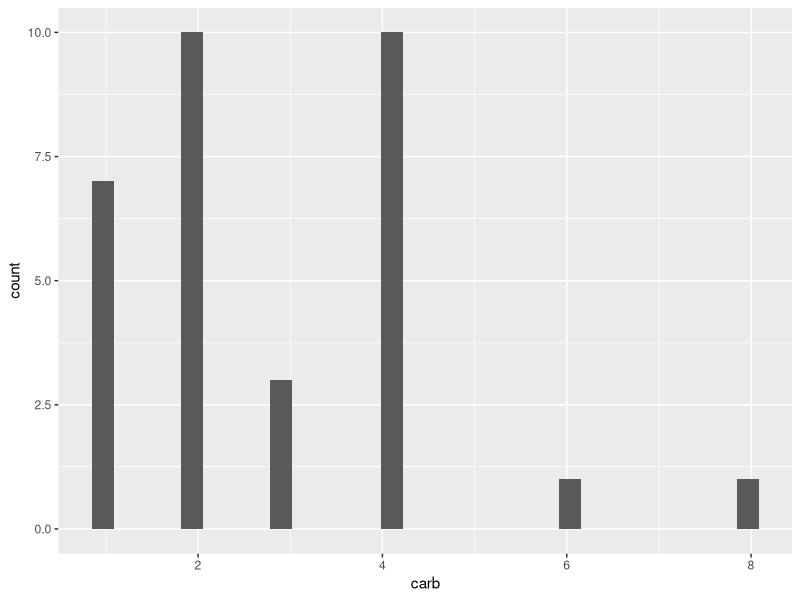
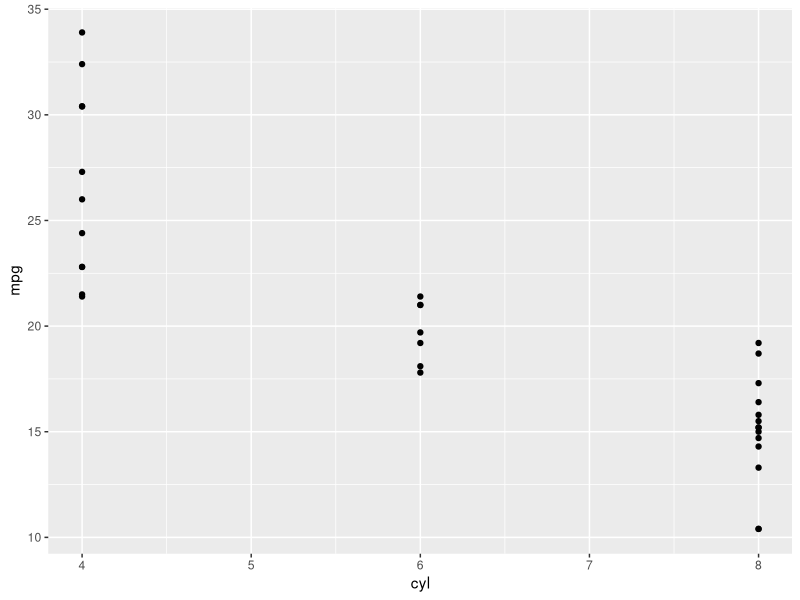

The R script that drew these images, in order:
#example code for doing simple, robust data flagging using dplyr(), I use "robust" meaning
  #it can be ran over data over and over, depending on how you set up filtering logic 
  #(e.g. having appropriate grouping variables). This was originally written by
  #Dylan Glaser March 15, 2019 - dylan.glaser1@ucalgary.ca to help my field crew locate
  #errors in data entry | updated Aug. 24, 2020

#load your "data" (an example in this case) and packages
library(dplyr) #to wrangle data 
library(ggplot2) #to make pretty plots 
data <- mtcars %>%
  mutate(make_mod = rownames(mtcars), #switch rownames to column because I like that
         data_flag = as.character("")) #new empty column to populate with flags

#I've created the flag column. Now let's use logic to create a flag. Say I want to check 
  #for low values of mpg below a certain threshold. You can figure out a good cutoff
  #by plotting your data and looking for potential outliers. If looking at a single 
  #variable (i.e. not a relationship among variables) you can check with a histogram.
ggplot(data, aes(carb)) +
  geom_histogram()

#looks like there could be potential outliers in cars with more than 5 carbs - we can flag
  #that to check it later
data <- data %>%
  mutate(data_flag = ifelse(carb > 5, #what to flag 
                            "high_carb, ", #how to flag leave a comma for later
                            data_flag)) #what to do with rows that don't meet that critera

#sometimes you want to look at specific relationships. Lets look at how much power a car has
  #via ("cyl") and compare it to "mpg" to find potential values that are "too good to be
  #true" for each cylinder group
ggplot(data, aes(x=cyl, y=mpg)) +
  geom_point()

#the values look pretty normally distributed but let's flag the top 2 best ones just in case
  #you wanted to double check the data. Note how now we need a paste argument to retain the
  #old data flag from the previous step. You need this in all flags except the first. 
data <- data %>%
  group_by(cyl) %>%
  mutate(best_mpg_by_cyl = dense_rank(-mpg)) %>% #helper column to sort (rank by highest)
  mutate(data_flag = ifelse(best_mpg_by_cyl >= 2, #what to flag 
                            paste("high_mpg_by_cyl, ", data_flag), #how to flag
                            data_flag)) %>% #what to do with rows that don't meet that critera
  select(-best_mpg_by_cyl) #drop the helper column


#conditionally subset and mutate data - here I filter out a slice of rows I am interested
  #in - in this case 3 and 4 gear cars. This could be anything (e.g.species, age, site,
  #whatever). It's important to build a conceptual flow chart before flagging data to 
  #identify when subsetting is important. 
sub <- data %>%
  filter(gear %in% c(3,4))%>%
  arrange(cyl, hp)%>%
  group_by(cyl)%>% 
  mutate(HpByCyl=dense_rank(hp)) 
  
#let's say I want to double check "manipulated$HpByCyl" that is ranked <2 because that data 
  #is such low values that I suspect it could be errors. I'll do this by flagging the data 
  #so I can go into my source file and go through them case by case. 
sub <- sub %>%
  mutate(data_flag = ifelse(HpByCyl < 2, #tell it the logic to flag on
                paste("Check_HpByCyl, ", data_flag), #tell it what to use as the flag
                data_flag)) %>% #tell it what to do if the condition is not met. In this case, 
  select(-HpByCyl)                              #we want to preserve the old flag

#now we need to put this subsetted data back in with the rest of the data. Need to pull
  #data out of sub that was not filtered for flagging, and do this with a "by" argument
  #this "by" needs to be a unique row identifier, in the case of fish you may need to have
  #multiple arguments passed to by (e.g. by=c("site", "date", "species", "length"))
sub_2 <- anti_join(data, sub, by="make_mod") 
                            
#then bind the data back together. if this New object is a different size than the first
  #there is a problem with the logic. 
NewData <- bind_rows(sub_2, sub)

#then you can write this dataframe to a csv and go through the rows and look at field 
  #notes for errors one by one. I'll filter to some common thing in excel like identifiers
  #that match the data sheets I am looking at, like site and day. 